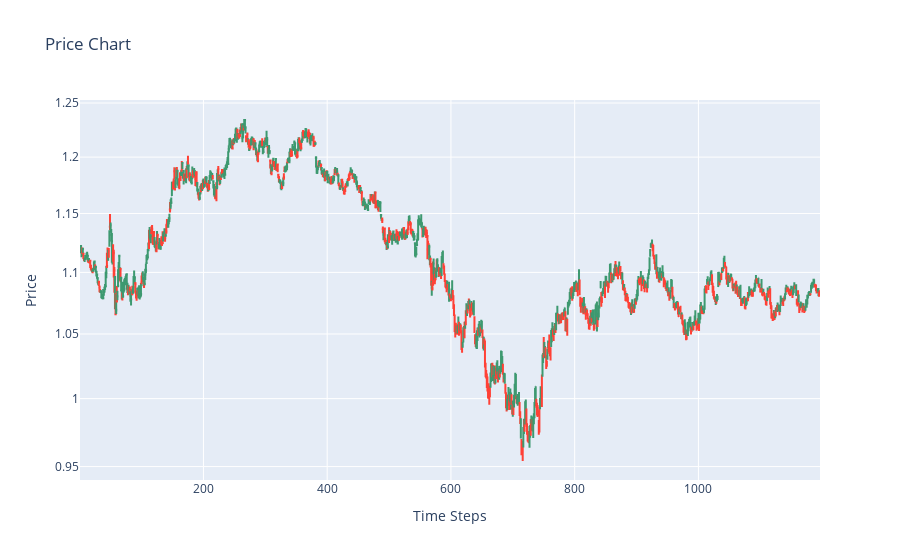

Write notebook code for a chart like this one.
### Code cell
def plot_trade_chart_PLOTLY(df, XLABEL, YLABEL, TITLE):
    import pandas as pd
    import numpy as np
    import plotly.graph_objects as go
    """
    Plots a combined candlestick chart with volume bars.

    Args:
        df (pd.DataFrame): Trade data with columns 'Date', 'Open', 'High', 'Low', 'Close', and 'Volume'.

    Returns:
        None (displays the plot)
    """
    fig = go.Figure(data=[go.Candlestick(x=np.arange(1, len(df['Open']) + 1),
                    open=df['Open'], high=df['High'],
                    low=df['Low'], close=df['Close'])#df['Date']
                         ])
        # Update the layout of the figure
    fig.update_layout(
        title=TITLE,
        xaxis_title= XLABEL,
        yaxis_title= YLABEL,
        yaxis_type='log',
        xaxis_rangeslider_visible=False
    )
    fig.show()

# Example usage:
DFF = stocks
plot_trade_chart_PLOTLY(DFF, XLABEL='Time Steps', YLABEL='Price', TITLE='Price Chart',)

### Figure 1 — Plotly figure (JSON) as saved in the notebook; plotly's stock layout.template omitted (floating-point values rounded to 4 significant figures; data arrays with more than 128 entries replaced by an {"elided": "..."} marker saying what was removed)
{"data": [{"close": {"elided": "1196 float values"}, "high": {"elided": "1196 float values"}, "low": {"elided": "1196 float values"}, "open": {"elided": "1196 float values"}, "type": "candlestick", "x": {"elided": "1196 int values"}}], "layout": {"autosize": true, "title": {"text": "Price Chart"}, "xaxis": {"autorange": true, "range": [0.5, 1196.0], "rangeslider": {"visible": false, "yaxis": {}}, "title": {"text": "Time Steps"}, "type": "linear"}, "yaxis": {"autorange": true, "range": [-0.02667, 0.0979], "title": {"text": "Price"}, "type": "log"}}}
